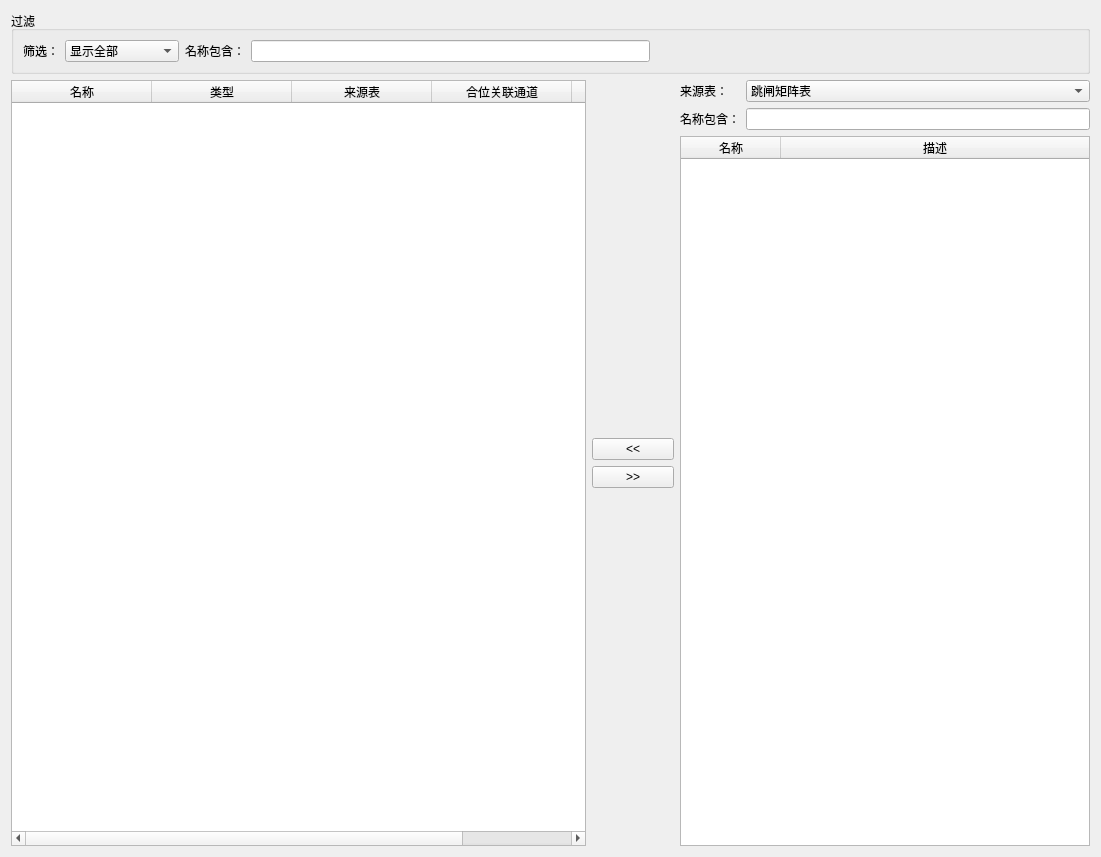
<?xml version="1.0" encoding="UTF-8"?>
<ui version="4.0">
 <class>CGSBOWnd</class>
 <widget class="QWidget" name="CGSBOWnd">
  <property name="geometry">
   <rect>
    <x>0</x>
    <y>0</y>
    <width>1101</width>
    <height>857</height>
   </rect>
  </property>
  <property name="windowTitle">
   <string>Form</string>
  </property>
  <layout class="QVBoxLayout" name="verticalLayout_3">
   <item>
    <widget class="QGroupBox" name="groupBox">
     <property name="title">
      <string>过滤</string>
     </property>
     <layout class="QHBoxLayout" name="horizontalLayout">
      <item>
       <widget class="QLabel" name="label_3">
        <property name="text">
         <string>筛选：</string>
        </property>
       </widget>
      </item>
      <item>
       <widget class="QComboBox" name="m_pBOInfoComboBox">
        <item>
         <property name="text">
          <string>显示全部</string>
         </property>
        </item>
        <item>
         <property name="text">
          <string>显示单点通道</string>
         </property>
        </item>
        <item>
         <property name="text">
          <string>显示双点通道</string>
         </property>
        </item>
        <item>
         <property name="text">
          <string>显示浮点值通道</string>
         </property>
        </item>
        <item>
         <property name="text">
          <string>显示整型值通道</string>
         </property>
        </item>
       </widget>
      </item>
      <item>
       <widget class="QLabel" name="label_4">
        <property name="text">
         <string>名称包含：</string>
        </property>
       </widget>
      </item>
      <item>
       <widget class="QLineEdit" name="m_pBOInfoLineEdit"/>
      </item>
      <item>
       <spacer name="horizontalSpacer">
        <property name="orientation">
         <enum>Qt::Horizontal</enum>
        </property>
        <property name="sizeHint" stdset="0">
         <size>
          <width>428</width>
          <height>20</height>
         </size>
        </property>
       </spacer>
      </item>
     </layout>
    </widget>
   </item>
   <item>
    <layout class="QHBoxLayout" name="horizontalLayout_2" stretch="7,1,5">
     <item>
      <widget class="QTableWidget" name="m_pGSBOTableWidget">
       <property name="selectionMode">
        <enum>QAbstractItemView::SingleSelection</enum>
       </property>
       <property name="selectionBehavior">
        <enum>QAbstractItemView::SelectRows</enum>
       </property>
       <attribute name="horizontalHeaderDefaultSectionSize">
        <number>140</number>
       </attribute>
       <attribute name="horizontalHeaderShowSortIndicator" stdset="0">
        <bool>false</bool>
       </attribute>
       <attribute name="horizontalHeaderStretchLastSection">
        <bool>true</bool>
       </attribute>
       <column>
        <property name="text">
         <string>名称</string>
        </property>
       </column>
       <column>
        <property name="text">
         <string>类型</string>
        </property>
       </column>
       <column>
        <property name="text">
         <string>来源表</string>
        </property>
       </column>
       <column>
        <property name="text">
         <string>合位关联通道</string>
        </property>
       </column>
       <column>
        <property name="text">
         <string>分位关联通道</string>
        </property>
       </column>
      </widget>
     </item>
     <item>
      <layout class="QVBoxLayout" name="verticalLayout">
       <item>
        <spacer name="verticalSpacer">
         <property name="orientation">
          <enum>Qt::Vertical</enum>
         </property>
         <property name="sizeHint" stdset="0">
          <size>
           <width>20</width>
           <height>40</height>
          </size>
         </property>
        </spacer>
       </item>
       <item>
        <widget class="QPushButton" name="m_pCnnPushButton">
         <property name="text">
          <string>&lt;&lt;</string>
         </property>
        </widget>
       </item>
       <item>
        <widget class="QPushButton" name="m_pDisPushButton">
         <property name="text">
          <string>&gt;&gt;</string>
         </property>
        </widget>
       </item>
       <item>
        <spacer name="verticalSpacer_2">
         <property name="orientation">
          <enum>Qt::Vertical</enum>
         </property>
         <property name="sizeHint" stdset="0">
          <size>
           <width>20</width>
           <height>40</height>
          </size>
         </property>
        </spacer>
       </item>
      </layout>
     </item>
     <item>
      <layout class="QVBoxLayout" name="verticalLayout_2">
       <item>
        <layout class="QGridLayout" name="gridLayout">
         <item row="0" column="0">
          <widget class="QLabel" name="label">
           <property name="text">
            <string>来源表：</string>
           </property>
          </widget>
         </item>
         <item row="0" column="1">
          <widget class="QComboBox" name="m_pCnnInfoComboBox">
           <item>
            <property name="text">
             <string>跳闸矩阵表</string>
            </property>
           </item>
           <item>
            <property name="text">
             <string>开关量表</string>
            </property>
           </item>
           <item>
            <property name="text">
             <string>模拟量表</string>
            </property>
           </item>
          </widget>
         </item>
         <item row="1" column="0">
          <widget class="QLabel" name="label_2">
           <property name="text">
            <string>名称包含：</string>
           </property>
          </widget>
         </item>
         <item row="1" column="1">
          <widget class="QLineEdit" name="m_pCnnInfoLineEdit"/>
         </item>
        </layout>
       </item>
       <item>
        <widget class="QTableWidget" name="m_pCnnInfoTableWidget">
         <property name="selectionMode">
          <enum>QAbstractItemView::SingleSelection</enum>
         </property>
         <property name="selectionBehavior">
          <enum>QAbstractItemView::SelectRows</enum>
         </property>
         <attribute name="horizontalHeaderStretchLastSection">
          <bool>true</bool>
         </attribute>
         <column>
          <property name="text">
           <string>名称</string>
          </property>
         </column>
         <column>
          <property name="text">
           <string>描述</string>
          </property>
         </column>
        </widget>
       </item>
      </layout>
     </item>
    </layout>
   </item>
  </layout>
 </widget>
 <resources/>
 <connections/>
</ui>
